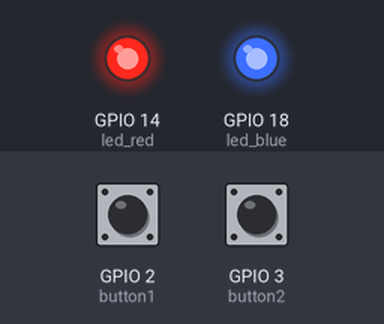
Bench run of a program on a simulated Raspberry Pi (BCM pin numbers). Shown: output pins drawn as LEDs (lit = HIGH). The test bench sets the inputs (shaded band); at power-on: GPIO 2 (button1) HIGH, GPIO 3 (button2) HIGH. What the program prints to the terminal is not drawn.

Above: at 1.2 s.
1.3 s: GPIO 2 (button1) pulled LOW for 0.15 s
At 1.4 s:
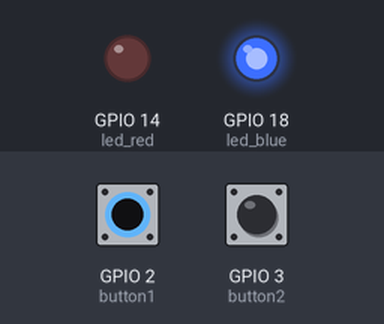
3.0 s: GPIO 3 (button2) pulled LOW for 0.15 s
At 3.1 s:
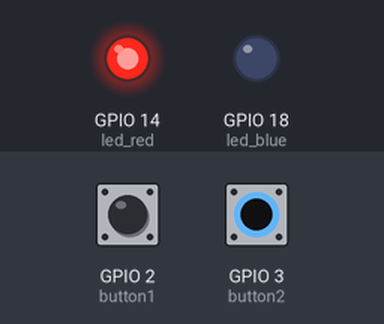
4.7 s: GPIO 3 (button2) pulled LOW for 3.2 s
At 9.1 s:
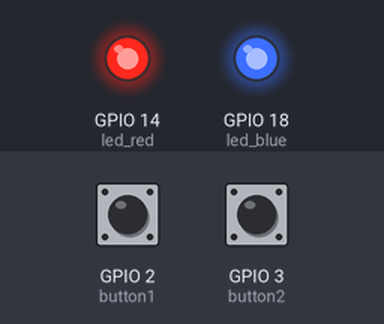
9.4 s: GPIO 2 (button1) pulled LOW for 3.2 s
At 10.5 s:
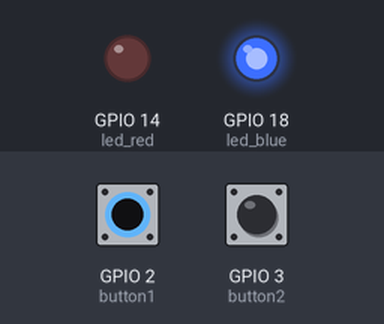
14.1 s: GPIO 2 (button1) driven LOW and GPIO 3 (button2) driven LOW
At 15.6 s:
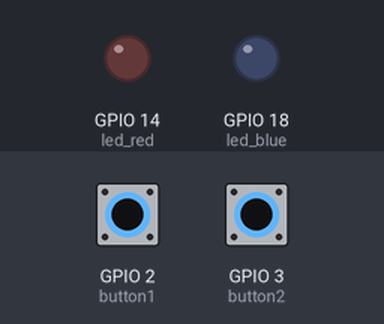
Timing chart, 0 to 16.6 s (numbered marks = the images above; inputs shaded):
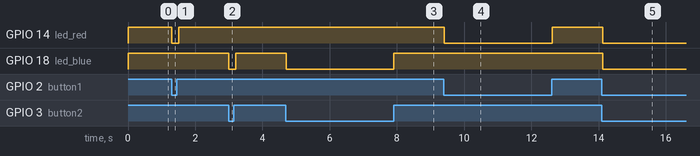

Measured:
- after the input at 1.3 s, GPIO 14 (led_red): HIGH → LOW at once, → HIGH 0.20 s later
- after the input at 3.0 s, GPIO 18 (led_blue): HIGH → LOW at once, → HIGH 0.20 s later
- after the input at 4.7 s, GPIO 18 (led_blue): HIGH → LOW at once, → HIGH 3.2 s later
- after the input at 9.4 s, GPIO 14 (led_red): HIGH → LOW at once, → HIGH 3.2 s later
- after the input at 14.1 s, GPIO 14 (led_red), GPIO 18 (led_blue): HIGH → LOW at once

The program:

led03.py
```python
from gpiozero import Button, LED
from time import sleep

# 1. 두 개의 버튼과 LED 설정
button1 = Button(2)  # 첫 번째 스위치
button2 = Button(3)  # 두 번째 스위치 (GPIO 3번에 연결했다고 가정)

led_red = LED(14)    # 빨간색 LED
led_blue = LED(18)   # 파란색 LED

print("두 개의 스위치 준비 완료!")

try:
    while True:
        # 첫 번째 스위치 로직
        if button1.is_pressed:
            led_red.off()
            print("1번 버튼 눌림 -> 빨간불")
        else:
            led_red.on()

        # 두 번째 스위치 로직
        if button2.is_pressed:
            led_blue.off()
            print("2번 버튼 눌림 -> 파란불")
        else:
            led_blue.on()

        sleep(0.1)

except KeyboardInterrupt:
    print("종료")
```
